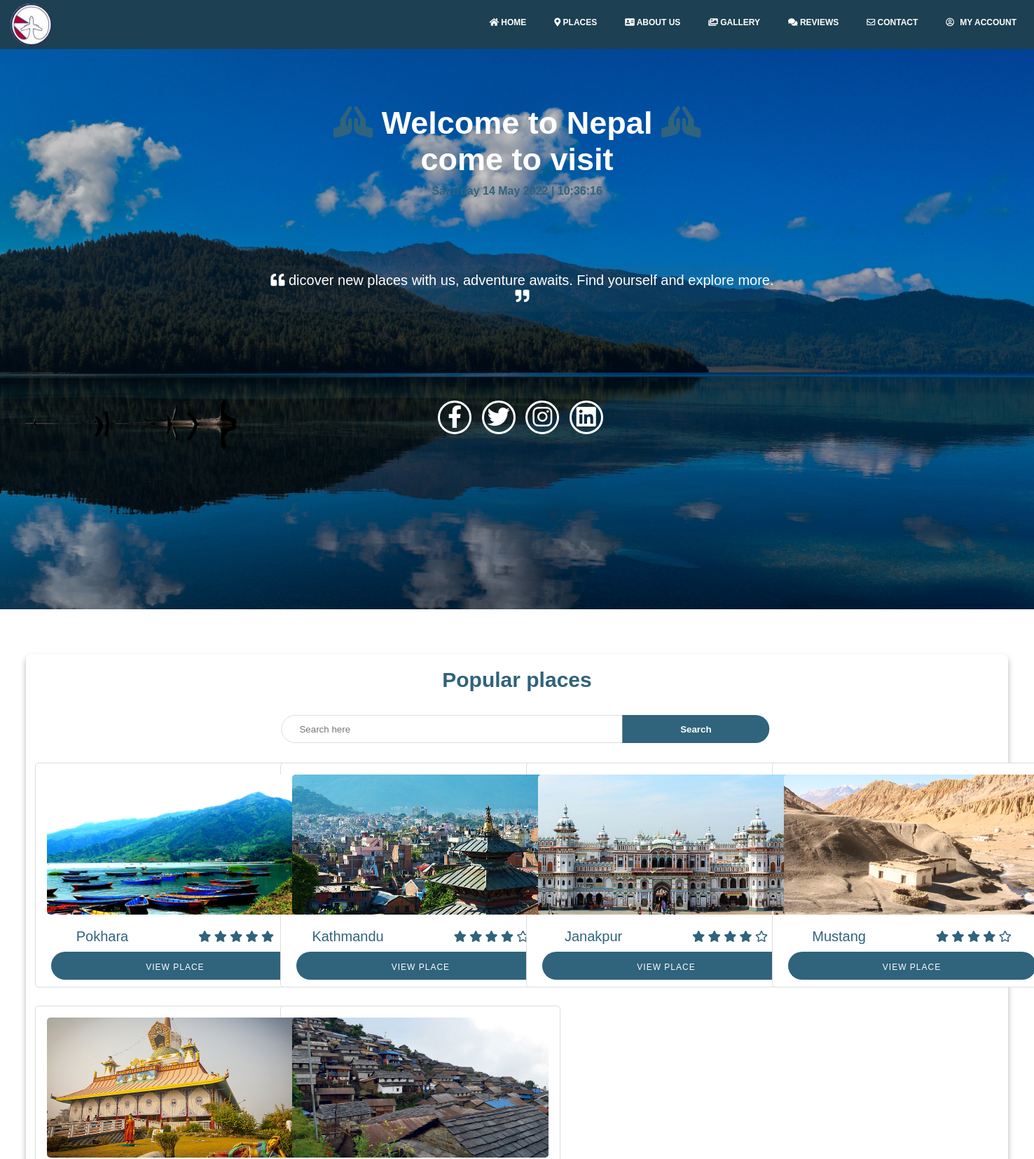
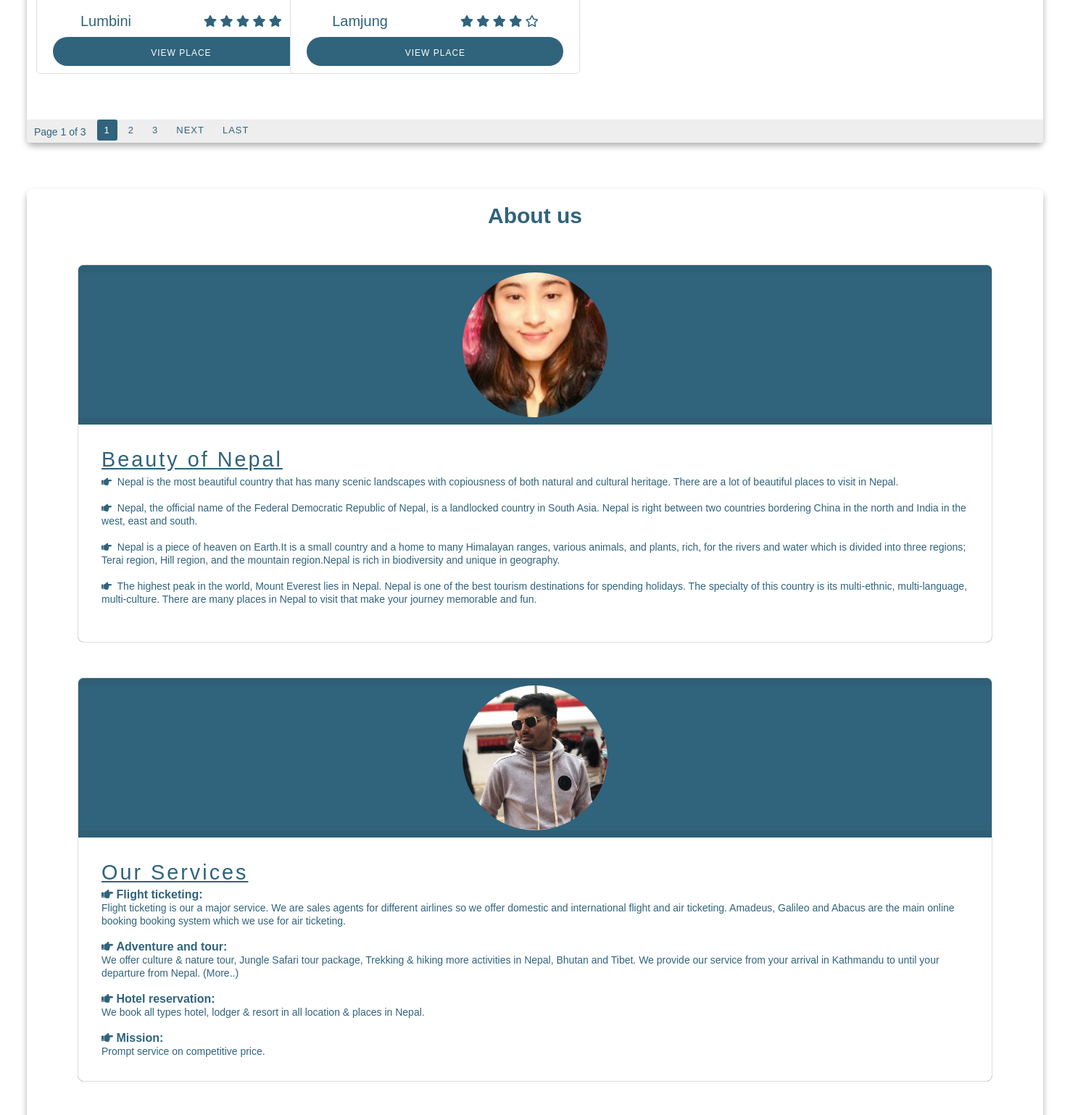
The page / (upper part) on the database its author committed (2 pictures, top to bottom).
### tables this page shows
CREATE TABLE `place_details` (
  `p_id` int(11) NOT NULL,
  `pname` varchar(30) NOT NULL,
  `pdesc` text NOT NULL,
  `pimages` text NOT NULL,
  `province_key` int(11) NOT NULL,
  `rating` int(11) NOT NULL,
  `pmap` varchar(500) NOT NULL
);

### index.php (the view, shortened to what this page needs)
<!DOCTYPE html>
<html lang="en">
<head>
    <link rel="stylesheet" type="text/css" href="css/style.css">
    <link rel="stylesheet" href="https://cdnjs.cloudflare.com/ajax/libs/font-awesome/5.15.1/css/all.min.css">
</head>
<body onload="renderTime();">
<div class="nav-bar">
    <img src="images/logo.jpg" alt="" href="index.php">
    <a href="index.php"><i class="fas fa-home"></i> Home</a>
    <a href="#place"><i class="fas fa-map-marker-alt"></i> Places</a>
    <a href="#aboutus"><i class="fas fa-address-card"></i> About us</a>
    <a href="#gallery"><i class="fas fa-images"></i> Gallery</a>
    <a href="#review"><i class="fas fa-comments"></i> Reviews</a>
    <a href="#contact"><i class="far fa-envelope"></i> Contact</a>
    <ul class="header-links pull-right">
		<li><?php include "db.php";
            if(isset($_SESSION["id"])){
                $id = $_SESSION["id"];
                $sql = "SELECT c_photo FROM user_details WHERE c_id='$id'";
                $query = mysqli_query($con,$sql);
                $row=mysqli_fetch_array($query); ?>
            <div class="dropdownn">
                <a class="dropdownn"><i class="fa fa-user-o"></i><?php echo "<img src='images/".$row['c_photo']."'>";?></a>
                <div class="dropdownn-contentt">
                    <a href="userprofile.php" class="modal-open"><i class="fa fa-user-circle"></i>My Profile</a>
			        <a href="editprofile.php" class="modal-open"><i class="fas fa-user-edit"></i>Edit Profile</a>
			        <a href="changepassword.php" class="modal-open"><i class="fas fa-key"></i>Change Password</a>
			        <a href="booking_details.php" class="modal-open"><i class="fas fa-book-reader"></i>My Bookings</a>
                    <a href="ulogout.php" class="modal-open"><i class="fas fa-sign-out-alt"></i>Log out</a>
                </div>
            </div>
			<?php }else{ ?>
            <div class="dropdownn">
                <a class="dropdownn"><i class="far fa-user-circle"></i> My Account</a>
            </div>
            <?php } ?>
        </li>
	</ul>
</div>
<header id="home">
	<main>
        <section>
		    <h1><i class="fas fa-praying-hands" style="color: #30637c;"></i> Welcome to Nepal <i class="fas fa-praying-hands" style="color: #30637c;"></i></h1>
		    <h1>come to visit  <span class="change_content"></span></h1>
        </section>
        <div class="slogan">
            <i class="fas fa-quote-left"></i>
            dicover new places with us, adventure awaits.
            Find yourself and explore more.  <i class="fas fa-quote-right"></i>
        </div>
        <div id="clockDisplay" class="clock" style="color:#30637c;"></div>
        <div class="icons">
            <a href="#" id="facebook" class="fab fa-facebook-f"></a>
            <a href="#" id="twitter" class="fab fa-twitter"></a>
            <a href="#" id="instagram" class="fab fa-instagram"></a>
            <a href="#" id="linkedin" class="fab fa-linkedin"></a>
        </div>
    </main>
</header>
<section class="place" id="place">
    <h1 class="heading">Popular places</h1>
	<div class="header-search">
		<form action="search.php" method="POST">
			<input class="input" name="search" type="text" placeholder="Search here">
			<button type="submit" name="search_btn" class="search-btn">Search</button>
		</form>
    </div>
    <div class="card-container">
        <?php
            include "func.php";
            $page = (int) (!isset($_GET['page']) ? 1 : $_GET['page']);
            $limit = 6;
            $startpoint = ($page * $limit) - $limit;
            $statement = "place_details ORDER BY p_id asc";
            $res = mysqli_query($con,"SELECT * FROM {$statement} LIMIT {$startpoint} , {$limit}");
            while($row = mysqli_fetch_array($res)){ ?>
        <div class="pcontainer" data-target="">
            <div class="card">
                <?php echo "<img src='images/".$row['pimages']."'>";?>
            </div>
            <div class="info">
                <div class="span">
                    <div class="label"><?php echo $row['pname']; ?></div>
                    <div class="stars">
						<?php
							if($row["rating"]==5){
								echo '
                                <i class="fas fa-star"></i>
                                <i class="fas fa-star"></i>
                                <i class="fas fa-star"></i>
                                <i class="fas fa-star"></i>
                                <i class="fas fa-star"></i>';
							}
							else if($row["rating"]==4){
								echo '
                                <i class="fas fa-star"></i>
                                <i class="fas fa-star"></i>
                                <i class="fas fa-star"></i>
                                <i class="fas fa-star"></i>
                                <i class="far fa-star"></i>';
							}
						?>
					</div>
                </div>
                <div class="btn">
                    <a href="place_details.php?p=<?php echo $row['pname']; ?>">View place</a>
                </div>
            </div>
        </div>
        <?php } ?>
    </div>
    <?php
        echo '<div id="pagingg">';
        echo pagination($statement,$limit,$page);
        echo '</div>';
    ?>
</section>
<section class="aboutus" id="aboutus">
    <h1 class="heading">About us</h1>
    <div class="box-container">
        <div class="box">
            <div class="image">
                <img src="images/muskan.jpg" alt="Muskan">
            </div>
            <div class="content">
                <h3>Beauty of Nepal</h3>
                <span><i class="fas fa-hand-point-right"></i>&nbsp; Nepal is the most beautiful country that has many scenic landscapes with copiousness of both natural and cultural heritage.
                    There are a lot of beautiful places to visit in Nepal. </span><br><br>
                <span><i class="fas fa-hand-point-right"></i>&nbsp; Nepal, the official name of the Federal Democratic Republic of Nepal, is a landlocked country in South Asia.
                    Nepal is right between two countries bordering China in the north and India in the west, east and south. </span><br><br>
                <span><i class="fas fa-hand-point-right"></i>&nbsp; Nepal is a piece of heaven on Earth.It is a small country and a home to many Himalayan ranges,
                    various animals, and plants, rich, for the rivers and water which is divided into three regions;
                    Terai region, Hill region, and the mountain region.Nepal is rich in biodiversity and unique in geography. </span><br><br>
                <span><i class="fas fa-hand-point-right"></i>&nbsp; The highest peak in the world, Mount Everest lies in Nepal. Nepal is one of the best tourism destinations for spending holidays.
                    The specialty of this country is its multi-ethnic, multi-language, multi-culture.
                    There are many places in Nepal to visit that make your journey memorable and fun.</span><br><br>
            </div>
        </div>
        <div class="box">
            <div class="image">
                <img src="images/mukesh.jpg" alt="Mukesh">
            </div>
            <div class="content">
                <h3>Our Services</h3>
                <label><i class="fas fa-hand-point-right"></i>&nbsp;Flight ticketing:</label><br>
                <span>
                    Flight ticketing is our a major service.
                    We are sales agents for different airlines so we offer domestic and international flight and air ticketing.
                    Amadeus, Galileo and Abacus are the main online booking booking system which we use for air ticketing.
                </span><br><br>
                <label><i class="fas fa-hand-point-right"></i>&nbsp;Adventure and tour:</label><br>
                <span>We offer culture & nature tour, Jungle Safari tour package, Trekking & hiking more activities in Nepal, Bhutan and Tibet. We provide our service from your arrival in Kathmandu to until your departure from Nepal. (More..)</span><br><br>
                <label><i class="fas fa-hand-point-right"></i>&nbsp;Hotel reservation:</label><br>
                <span>We book all types hotel, lodger & resort in all location & places in Nepal.</span><br><br>
                <label><i class="fas fa-hand-point-right"></i>&nbsp;Mission:</label><br>
                <span>Prompt service on competitive price.</span>
            </div>
        </div>
    </div>
</section>
</body>
</html>

### rows shown on the page
place_details: pimages (picture), pname "Pokhara", rating 5 (drawn)
place_details: pimages (picture), pname "Kathmandu", rating 4 (drawn)
place_details: pimages (picture), pname "Janakpur", rating 4 (drawn)
place_details: pimages (picture), pname "Mustang", rating 4 (drawn)
place_details: pimages (picture), pname "Lumbini", rating 5 (drawn)
place_details: pimages (picture), pname "Lamjung", rating 4 (drawn)

### other values the page prints
$page "1"
$lastpage "3"
